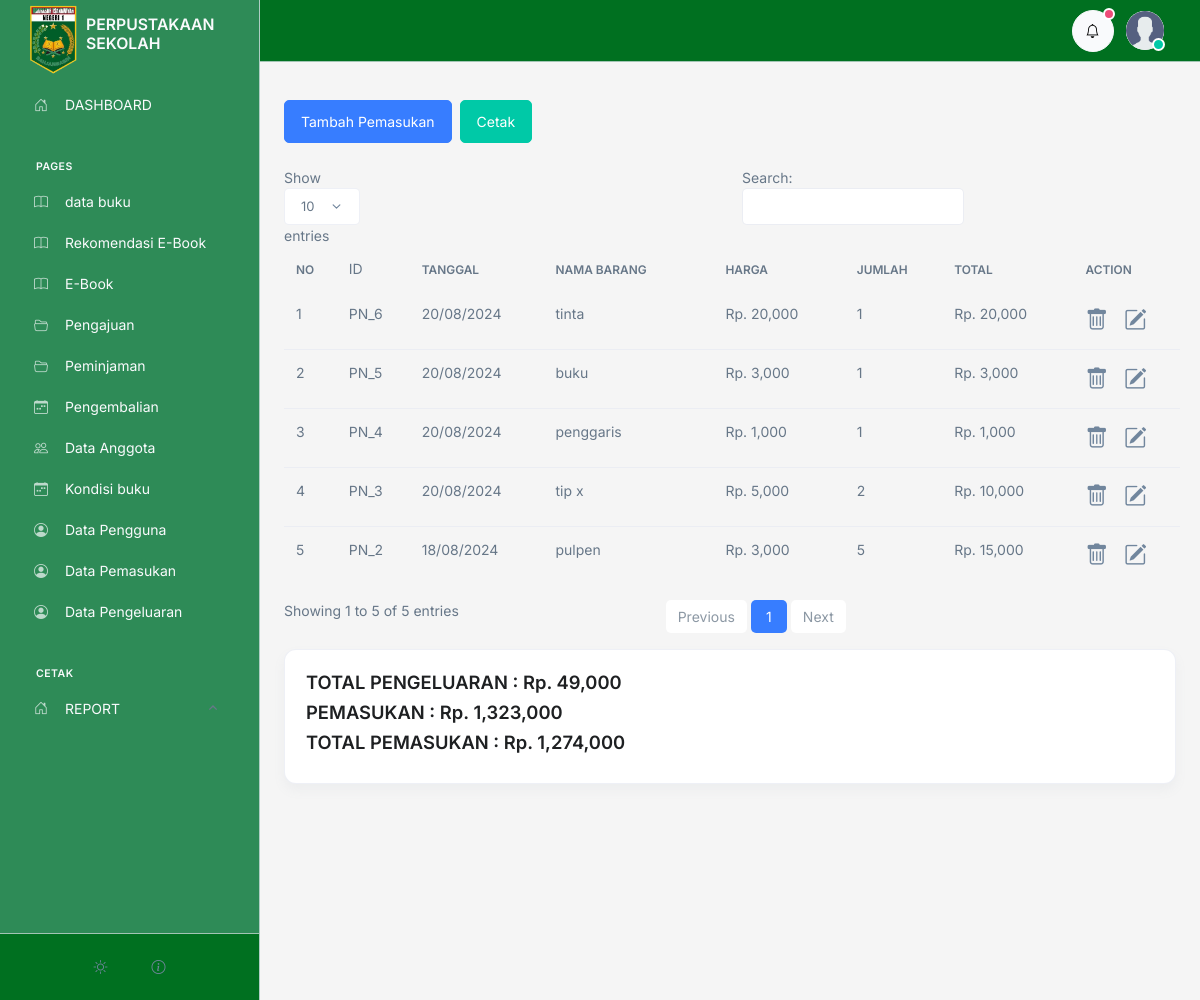
The app's page /admin/pengeluaran/index.php (signed in) with its own data.
### tables this page shows
CREATE TABLE `pengeluaran` (
  `id` int(11) NOT NULL,
  `tanggal` varchar(100) NOT NULL,
  `nama` varchar(100) NOT NULL,
  `harga` int(100) NOT NULL,
  `jumlah` int(100) NOT NULL,
  `total` int(100) NOT NULL
);

### admin/controller.php (called while the page is built, shortened)
<?php
$conn = mysqli_connect('localhost', 'root', '', 'perpustakaan');
function all($table)
{
   $query = "SELECT * FROM $table ORDER BY id DESC";
   global $conn;
   $rows = [];
   $result = mysqli_query($conn, $query);
   while ($row = mysqli_fetch_assoc($result)) {
      $rows[] = $row;
   }
   return $rows;
}

### admin/pengeluaran/index.php (the view, shortened to what this page needs)
<?php
include_once '../controller.php';
?>
<?php include '../template/header.php';
$pengeluaran =  all("pengeluaran");
$no = 1;
$total = 0;
$pemasukan = 0;
$dataPemasukan = all('pemasukan');
foreach($dataPemasukan as $val){
    $pemasukan+=$val['jumlah_denda'];
}
?>
<div class="container ">
  <h1><E-Book></E-Book></h1>
  <div class="d-flex gap-2">
    <a href="tambah.php" class="btn btn-primary my-4">Tambah Pemasukan</a>
    <div>
      <a href="print.php" target="_blank" class="btn btn-success mt-4">Cetak</a>
    </div>
  </div>
  <table class="table" id="table">
    <thead class="mt-3">
      <tr>
        <th>NO</th>
        <td>ID</td>
        <th>Tanggal</th>
        <th>Nama Barang</th>
        <th>Harga</th>
        <th>Jumlah</th>
        <th>Total</th>
        <th>ACTION</th>
      </tr>
    </thead>
    <tbody>
      <?php foreach ($pengeluaran as $val ) :   ?>
        <?php $total+=$val['total']  ?>
        <tr>
          <td><?= $no++; ?></td>
          <td>PN_<?=$val['id']; ?></td>
          <td><?=$val['tanggal']; ?></td>
          <td><?= $val['nama']; ?></td>
          <td>Rp. <?= number_format($val['harga'],0,00); ?></td>
          <td><?= $val['jumlah']; ?></td>
          <td>Rp. <?= number_format($val['total'],0,00) ?></td>
          <td>
            <div class="d-flex gap-3">
              <a href="delete.php?id=<?= $val['id'] ?>" onclick="return confirm('yakin ingin menghapus data ini ?')" class=" fs-1 text-secondary">
                <i class="bi bi-trash"></i>
              </a>
              <a href="edit.php?id=<?= $val['id'] ?>" class="fs-1 text-secondary">
                <i class="bi bi-pencil-square"></i>
              </a>
            </div>
          </td>
        </tr>
      <?php endforeach  ?>
    </tbody>
  </table>
  <div class="card">
    <div class="card-body">
      <h3>TOTAL PENGELUARAN :  Rp. <?=number_format($total,0,00); ?></h3>
      <h3>PEMASUKAN :  Rp. <?=number_format($pemasukan,0,00); ?></h3>
      <h3>TOTAL PEMASUKAN :  Rp. <?=number_format($pemasukan-$total,0,00); ?></h3>
    </div>
  </div>
</div>
<?php include '../template/footer.php'; ?>

### admin/template/header.php (style rules this page uses)
* { transition: unset !important; }
body { opacity: 0; }

### records on screen
pengeluaran: id "6", tanggal "20/08/2024", nama "tinta", harga "20,000", jumlah "1", total "20,000"
pengeluaran: id "5", tanggal "20/08/2024", nama "buku", harga "3,000", jumlah "1", total "3,000"
pengeluaran: id "4", tanggal "20/08/2024", nama "penggaris", harga "1,000", jumlah "1", total "1,000"
pengeluaran: id "3", tanggal "20/08/2024", nama "tip x", harga "5,000", jumlah "2", total "10,000"
pengeluaran: id "2", tanggal "18/08/2024", nama "pulpen", harga "3,000", jumlah "5", total "15,000"

### other values on screen
$total "49,000"
$pemasukan "1,323,000"
$pemasukan-$total "1,274,000"
